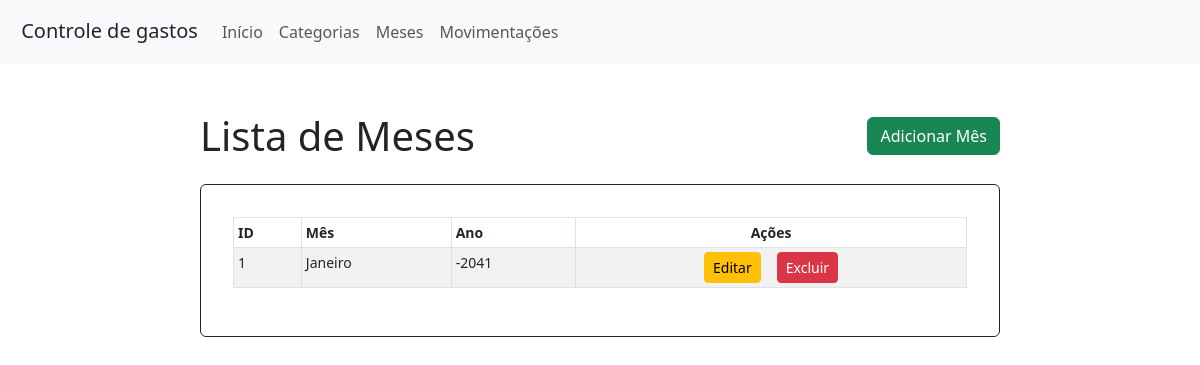
Page /meses.php on the earlier database version.
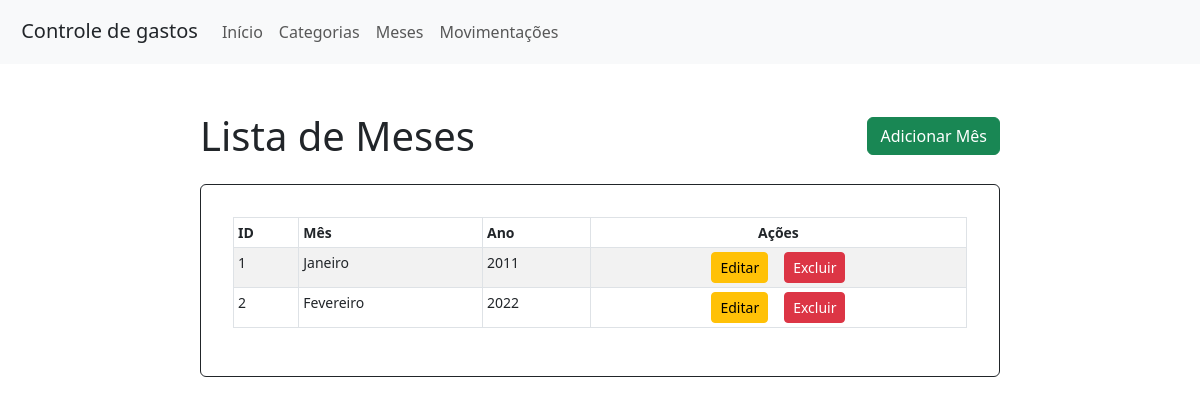
Same page on the later database version.
### tables this page shows
CREATE TABLE `meses` (
  `id_mes` int(11) NOT NULL,
  `nome_mes` varchar(20) NOT NULL,
  `ano` int(11) NOT NULL
);

### meses.php (the view, shortened to what this page needs)
<?php
require_once('conexao.php');
$contabilidades = [];
$sql = "SELECT * FROM meses";
$contabilidade_result = mysqli_query($conn, $sql);
if ($contabilidade_result) {
    while ($contabilidade = mysqli_fetch_assoc($contabilidade_result)) {
        $contabilidades[] = $contabilidade;
    }
} else {
    echo "Erro ao carregar os meses: " . mysqli_error($conn);
}
?>
<!DOCTYPE html>
<html lang="pt-BR">
<head>
    <link rel="stylesheet" href="./src/style.css">
    <link href="https://cdn.jsdelivr.net/npm/bootstrap@5.3.0/dist/css/bootstrap.min.css" rel="stylesheet">
</head>
<body>
    <?php include 'navbar.php'; ?>
    <div class="container mt-5">
    <div class="d-flex justify-content-between align-items-center mb-4" style="max-width: 800px; margin: 0 auto;">
        <h1 class="mb-0">Lista de Meses</h1>
        <a href="mes_create.php" class="btn btn-success">Adicionar Mês</a>
        </div>
        <div class="card mb-4 border border-dark" style="max-width: 800px; margin: 0 auto;">
        <div class="card-body">
            <div class="card-body">
                <table class="table table-bordered table-striped table-sm">
                    <thead>
                        <tr>
                            <th>ID</th>
                            <th>Mês</th>
                            <th>Ano</th>
                            <th class="text-center">Ações</th>
                        </tr>
                    </thead>
                    <tbody>
                        <?php $contador = 1; ?>
                        <?php foreach ($contabilidades as $contabilidade): ?>
                            <tr>
                                <td><?php echo $contador++; ?></td>
                                <td><?php echo $meses[(int)$contabilidade['nome_mes']]; ?></td>
                                <td><?php echo $contabilidade['ano']; ?></td>
                                <td class="text-center">
                                <div class="d-flex justify-content-center align-items-center gap-3">
                                    <a href="edit_mes.php?id_mes=<?= $contabilidade['id_mes'] ?>" class="btn btn-warning btn-sm">
                                            <i class="bi bi-pencil-fill"></i>Editar</a>
                                        <form action="acoes_mes.php" method="POST" class="d-inline">
                                            <button onclick="return confirm('Tem certeza que deseja excluir?')" name="delete_mes" type="submit" value="<?= $contabilidade['id_mes']; ?>" class="btn btn-danger btn-sm">
                                                <i class="bi bi-trash-fill"></i>Excluir
                                            </button>
                                        </form>
                                    </div>
                                </td>
                            </tr>
                        <?php endforeach; ?>
                    </tbody>
                </table>
            </div>
        </div>
    </div>
</body>
</html>

Differences in the rows shown:
changed meses "Janeiro": ano "-2041" → "2011"
added meses: nome_mes "Fevereiro", ano "2022", $contabilidade['id_mes'] 3 (drawn)
